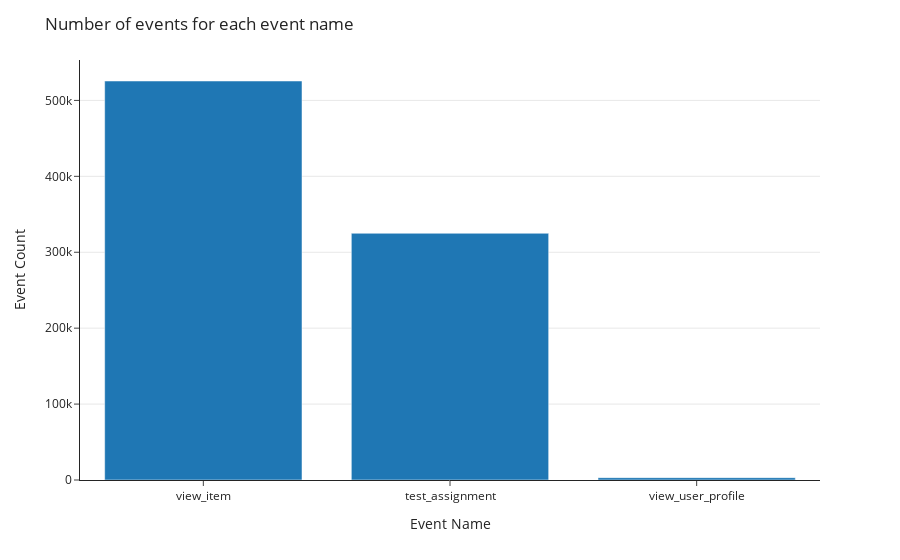

Notebook source saved alongside this figure:
### Code cell
title = 'Number of events for each event name'
bar_plot(x='Event Name', y='Event Count',df=event_name_count,title=title)

### Figure 1 — Plotly figure (JSON) as saved in the notebook; plotly's stock layout.template omitted (floating-point values rounded to 4 significant figures)
{"data": [{"alignmentgroup": "True", "hovertemplate": "Event Name=%{x}<br>Event Count=%{y}<extra></extra>", "legendgroup": "", "marker": {"color": "#1F77B4", "pattern": {"shape": ""}}, "name": "", "offsetgroup": "", "orientation": "v", "showlegend": false, "textposition": "auto", "x": ["view_item", "test_assignment", "view_user_profile"], "xaxis": "x", "y": [525572, 324980, 3088], "yaxis": "y", "type": "bar"}], "layout": {"xaxis": {"anchor": "y", "domain": [0, 1], "title": {"text": "Event Name"}}, "yaxis": {"anchor": "x", "domain": [0, 1], "title": {"text": "Event Count"}, "tickprefix": "", "showgrid": true}, "legend": {"tracegroupgap": 0}, "margin": {"t": 60}, "barmode": "relative", "title": {"text": "Number of events for each event name"}}}
